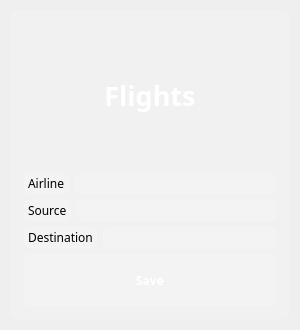
<?xml version="1.0" encoding="UTF-8"?>
<ui version="4.0">
 <class>Dialog</class>
 <widget class="QDialog" name="Dialog">
  <property name="geometry">
   <rect>
    <x>0</x>
    <y>0</y>
    <width>300</width>
    <height>330</height>
   </rect>
  </property>
  <property name="windowTitle">
   <string>Dialog</string>
  </property>
  <property name="styleSheet">
   <string notr="true">font-family: Noto Sans SC;
</string>
  </property>
  <layout class="QVBoxLayout" name="verticalLayout">
   <item>
    <widget class="QFrame" name="new_transaction">
     <property name="styleSheet">
      <string notr="true">background-color: rgba(255, 255, 255, 30); 
border: 1px solid rgba(255,255,255,40);
border-radius: 7px;</string>
     </property>
     <property name="frameShape">
      <enum>QFrame::Shape::NoFrame</enum>
     </property>
     <property name="frameShadow">
      <enum>QFrame::Shadow::Raised</enum>
     </property>
     <layout class="QVBoxLayout" name="verticalLayout_21">
      <property name="spacing">
       <number>6</number>
      </property>
      <property name="leftMargin">
       <number>12</number>
      </property>
      <property name="topMargin">
       <number>12</number>
      </property>
      <property name="rightMargin">
       <number>12</number>
      </property>
      <property name="bottomMargin">
       <number>12</number>
      </property>
      <item>
       <widget class="QLabel" name="lbl_new_transaction">
        <property name="font">
         <font>
          <family>Noto Sans SC</family>
          <pointsize>20</pointsize>
          <bold>true</bold>
         </font>
        </property>
        <property name="styleSheet">
         <string notr="true">color: white;
font-weight: bold;
font-size: 20pt;
background-color: none;
border: none;</string>
        </property>
        <property name="text">
         <string>Flights</string>
        </property>
        <property name="alignment">
         <set>Qt::AlignmentFlag::AlignCenter</set>
        </property>
       </widget>
      </item>
      <item>
       <layout class="QHBoxLayout" name="horizontalLayout">
        <item>
         <widget class="QLabel" name="label">
          <property name="text">
           <string>Airline</string>
          </property>
         </widget>
        </item>
        <item>
         <widget class="QLineEdit" name="le_airline"/>
        </item>
       </layout>
      </item>
      <item>
       <layout class="QHBoxLayout" name="horizontalLayout_2">
        <item>
         <widget class="QLabel" name="label_2">
          <property name="text">
           <string>Source</string>
          </property>
         </widget>
        </item>
        <item>
         <widget class="QLineEdit" name="le_source"/>
        </item>
       </layout>
      </item>
      <item>
       <layout class="QHBoxLayout" name="horizontalLayout_3">
        <item>
         <widget class="QLabel" name="label_3">
          <property name="text">
           <string>Destination</string>
          </property>
         </widget>
        </item>
        <item>
         <widget class="QLineEdit" name="le_destination"/>
        </item>
       </layout>
      </item>
      <item>
       <widget class="QPushButton" name="btn_new_transaction">
        <property name="minimumSize">
         <size>
          <width>230</width>
          <height>50</height>
         </size>
        </property>
        <property name="font">
         <font>
          <family>Noto Sans SC</family>
          <bold>true</bold>
         </font>
        </property>
        <property name="styleSheet">
         <string notr="true">QPushButton{
	color: rgb(255, 255, 255);
     background-color:rgba(255,255,255,30);
     border: 1px solid rgba(255,255,255,40);
     border-radius:7px;
width: 230;
height: 50;
}
QPushButton:hover{
background-color:rgba(255,255,255,30);
}
QPushButton:pressed{
background-color:rgba(255,255,255,70);
}</string>
        </property>
        <property name="text">
         <string>Save</string>
        </property>
        <property name="icon">
         <iconset resource="res-rs.qrc">
          <normaloff>:/icons/icons/post_add_white_24dp.svg</normaloff>:/icons/icons/post_add_white_24dp.svg</iconset>
        </property>
        <property name="iconSize">
         <size>
          <width>24</width>
          <height>24</height>
         </size>
        </property>
       </widget>
      </item>
     </layout>
    </widget>
   </item>
  </layout>
 </widget>
 <resources>
  <include location="res-rs.qrc"/>
  <include location="res-rs.qrc"/>
 </resources>
 <connections/>
</ui>
